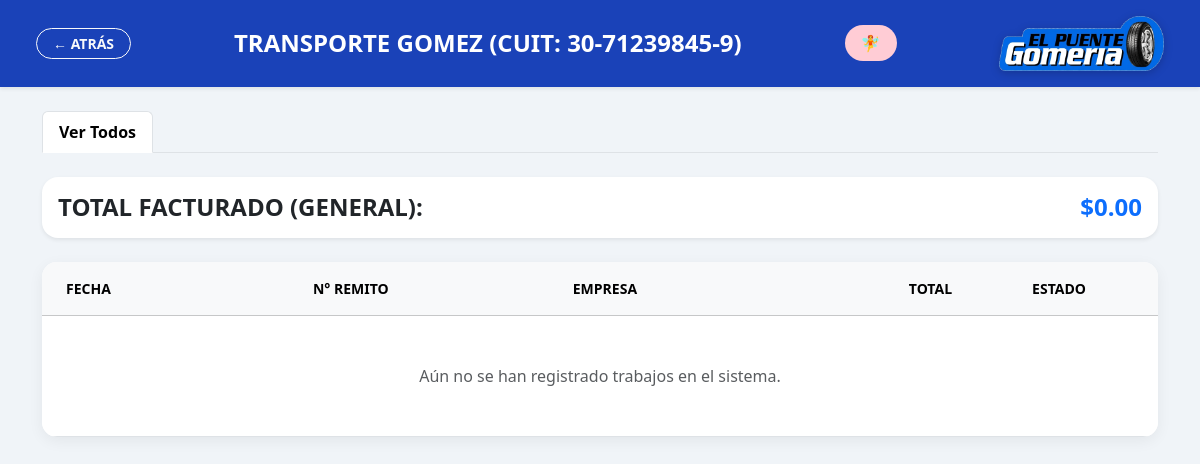
Page /historial-cliente?id_cliente=2 on the earlier database version.
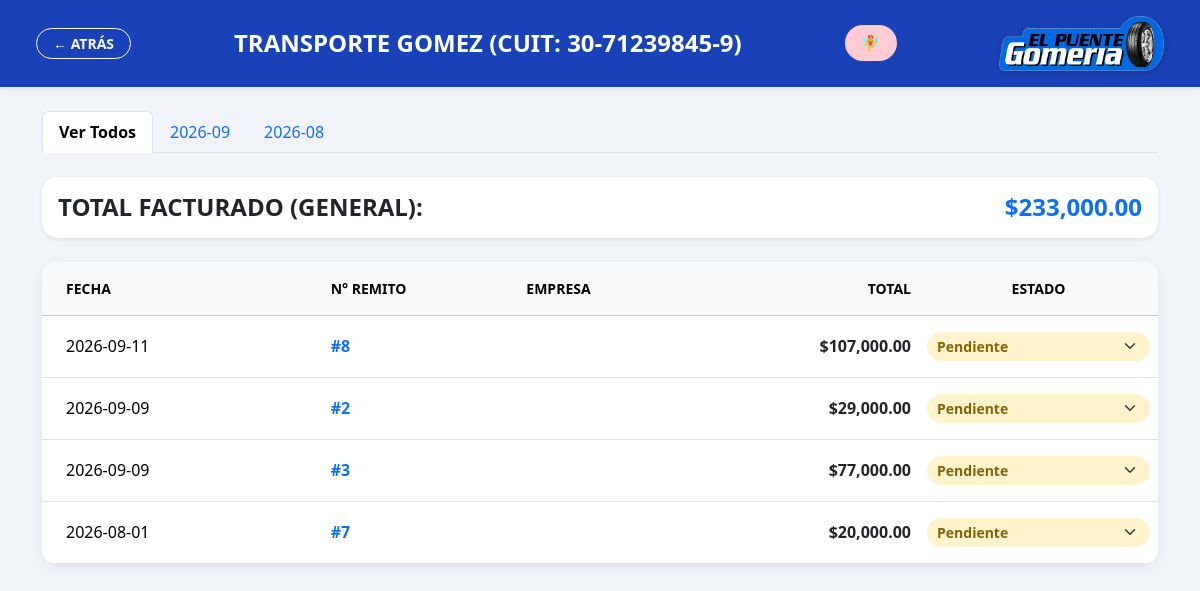
Same page on the later database version.
### tables this page shows
CREATE TABLE clientes (
    id_cliente INTEGER PRIMARY KEY AUTOINCREMENT,
    nom_cli    TEXT NOT NULL,
    cuit       TEXT UNIQUE,
    tel        TEXT,
    mail       TEXT
);

CREATE TABLE trabajos (
    id_trabajo  INTEGER PRIMARY KEY AUTOINCREMENT,
    remito      TEXT NOT NULL UNIQUE,
    fecha       TEXT NOT NULL,
    id_cliente  INTEGER NOT NULL,
    id_vehiculo INTEGER,
    total       REAL NOT NULL DEFAULT 0,
    estado      TEXT NOT NULL DEFAULT 'PENDIENTE',
    FOREIGN KEY (id_cliente) REFERENCES clientes (id_cliente),
    FOREIGN KEY (id_vehiculo) REFERENCES vehiculos (id_vehiculo)
);

### app.py (the view)
@app.route('/historial-cliente')
def historial_cliente():
    id_cliente = request.args.get('id_cliente')
    periodo_seleccionado = request.args.get('periodo', 'todos')
    conexion = obtener_conexion()
    cursor = conexion.cursor()
    cliente = cursor.execute("SELECT id_cliente, nom_cli, cuit FROM clientes WHERE id_cliente = ?", (id_cliente,)).fetchone()
    query = """
        SELECT t.id_trabajo, t.remito, t.fecha, t.total, t.estado,
               GROUP_CONCAT(tar.nom_tar, ', ') AS detalle_tareas
        FROM trabajos t
        LEFT JOIN detalle_trabajos dt ON t.id_trabajo = dt.id_trabajo
        LEFT JOIN tareas tar ON dt.id_tarea = tar.id_tarea
        WHERE t.id_cliente = ?
    """
    parametros = [id_cliente]
    meses_disponibles = cursor.execute("""
        SELECT DISTINCT strftime('%Y-%m', fecha) AS periodo
        FROM trabajos
        WHERE id_cliente = ?
        ORDER BY periodo DESC
    """, (id_cliente,)).fetchall()
    if periodo_seleccionado and periodo_seleccionado != 'todos':
        query += " AND strftime('%Y-%m', t.fecha) = ?"
        parametros.append(periodo_seleccionado)
    query += " GROUP BY t.id_trabajo ORDER BY t.fecha DESC"
    remitos = cursor.execute(query, parametros).fetchall()
    total_mes = sum(r['total'] for r in remitos)
    ids_trabajo = [r['id_trabajo'] for r in remitos]
    detalles_por_trabajo = {}
    if ids_trabajo:
        placeholders = ','.join('?' for _ in ids_trabajo)
        detalles_raw = cursor.execute(f"""
            SELECT dt.id_trabajo, tar.nom_tar, dt.cantidad, dt.subtotal
            FROM detalle_trabajos dt
            JOIN tareas tar ON dt.id_tarea = tar.id_tarea
            WHERE dt.id_trabajo IN ({placeholders})
            ORDER BY dt.id_trabajo
        """, ids_trabajo).fetchall()
        for d in detalles_raw:
            detalles_por_trabajo.setdefault(d['id_trabajo'], []).append(d)
    cursor.close()
    return render_template('historial-cliente.html',
                        cliente=cliente,
                        remitos=remitos,
                        total_mes=total_mes,
                        meses_disponibles=meses_disponibles,
                        detalles_por_trabajo= detalles_por_trabajo,
                        periodo_seleccionado=periodo_seleccionado)

### app.py (called while the page is built)
def obtener_conexion():
    conexion = sqlite3.connect("sg_gomeria.db")
    conexion.row_factory = sqlite3.Row
    conexion.execute("PRAGMA foreign_keys = ON")
    return conexion

### templates/historial-cliente.html (shortened to what this page needs)
<!DOCTYPE html>
<html lang="es">
<head>
    <link href="https://cdn.jsdelivr.net/npm/bootstrap@5.3.3/dist/css/bootstrap.min.css" rel="stylesheet">
    <link rel="stylesheet" href="/static/css/estilos.css">
</head>
<body class="{{ 'modo-milagritos' if milagritos else '' }}">
    <header class="barra-superior py-3 px-4 shadow-sm">
        <div class="container-fluid d-flex justify-content-between align-items-center">
            <a href="{{ url_for('clientes') }}" class="btn btn-sm btn-outline-light px-3 fw-bold rounded-pill">
                &larr; ATRÁS
            </a>
            <h1 class="h4 mb-0 text-uppercase fw-bold letter-spacing-1">
                {{ cliente['nom_cli'] }} (CUIT: {{ cliente['cuit'] }})
            </h1>
            <a href="/toggle-milagritos" class="btn btn-modo-milagritos">
                🧚
            </a>
            <img src="/static/logo.png" alt="Gomería El Puente" class="logo-nav">
        </div>
    </header>
    <main class="container py-4">
        <ul class="nav nav-tabs mb-4">
            <li class="nav-item">
                <a class="nav-link {% if periodo_seleccionado == 'todos' %}active fw-bold{% endif %}"
                href="/historial-cliente?id_cliente={{ cliente['id_cliente'] }}&periodo=todos">
                    Ver Todos
                </a>
            </li>
            {% for m in meses_disponibles %}
            <li class="nav-item">
                <a class="nav-link {% if periodo_seleccionado == m['periodo'] %}active fw-bold{% endif %}"
                href="/historial-cliente?id_cliente={{ cliente['id_cliente'] }}&periodo={{ m['periodo'] }}">
                    {{ m['periodo'] }}
                </a>
            </li>
            {% endfor %}
        </ul>
        <div class="card p-3 bg-white shadow-sm mb-4 border-0 rounded-4">
            <h4 class="mb-0 fw-bold text-dark d-flex justify-content-between align-items-center">
                <span>TOTAL FACTURADO {% if periodo_seleccionado != 'todos' %}({{ periodo_seleccionado }}){% else %}(GENERAL){% endif %}:</span>
                <span class="text-primary">${{ "{:,.2f}".format(total_mes) }}</span>
            </h4>
        </div>
        <div class="tabla-remitos">
            <div class="table-responsive">
                <table class="table table-hover align-middle mb-0">
                    <thead class="table-light">
                        <tr class="text-secondary small text-uppercase">
                            <th class="py-3 px-4">Fecha</th>
                            <th class="py-3">N° Remito</th>
                            <th class="py-3">Empresa</th>
                            <th class="py-3 text-end">Total</th>
                            <th class="py-3 text-center">Estado</th>
                        </tr>
                    </thead>
                    <tbody>
                        {% for r in remitos %}
                        <tr class="fila-remito" onclick="toggleDetalle(this)">
                            <td class="py-3 px-4 fw-medium">{{ r['fecha'] }}</td>
                            <td class="py-3 fw-bold text-primary">#{{ r['remito'] }}</td>
                            <td class="py-3 fw-bold">{{ r['nom_cli'] }}</td>
                            <td class="py-3 text-end fw-bold text-dark fs-6">${{ "{:,.2f}".format(r['total']) }}</td>
                            <td class="py-3 text-center" onclick="event.stopPropagation()">
                                <select class="form-select form-select-sm select-estado
                                            {{ 'select-pendiente' if r['estado']=='PENDIENTE' else ('select-proceso' if r['estado']=='EN PROCESO' else 'select-pagado') }}"
                                        data-id-trabajo="{{ r.id_trabajo }}"
                                        onchange="cambiarEstado(this, this.dataset.idTrabajo)">
                                    <option value="PENDIENTE" {% if r['estado']=='PENDIENTE' %}selected{% endif %}>Pendiente</option>
                                </select>
                            </td>
                        </tr>
                        {% else %}
                        <tr>
                            <td colspan="5" class="text-center py-5 text-muted">
                                Aún no se han registrado trabajos en el sistema.
                            </td>
                        </tr>
                        {% endfor %}
                    </tbody>
                </table>
            </div>
        </div>
    </main>
</body>
</html>

### static/css/estilos.css (style rules this page uses)
.select-estado { border: none; border-radius: 20px; font-weight: 600; padding: 4px 10px; cursor: pointer; }
.select-pendiente { background-color: #fff3cd; color: #856404; }
body { background-color: #f0f4f8; font-family: 'Segoe UI', Tahoma, Geneva, Verdana, sans-serif; }
.barra-superior { background-color: #1a42b8; color: white; }
.tabla-remitos { background-color: white; border-radius: 15px; overflow: hidden; box-shadow: 0 4px 15px rgba(0,0,0,0.06); }
.logo-nav { max-height: 55px; filter: drop-shadow(0 2px 4px rgba(0,0,0,0.2)); }
.fila-remito { cursor: pointer; }
.btn-modo-milagritos { border-radius: 50px; border: none; background-color: #ffccd5; color: #7a2e46; font-weight: bold; padding: 6px 16px; transition: all 0.2s ease; text-decoration: none; }

Differences in the rows shown:
added trabajos: fecha "2026-09-11", remito "8", total "107,000.00", estado+id_trabajo "Pendiente"
added trabajos: fecha "2026-09-09", remito "2", total "29,000.00", estado+id_trabajo "Pendiente"
added trabajos: fecha "2026-09-09", remito "3", total "77,000.00", estado+id_trabajo "Pendiente"
added trabajos: fecha "2026-08-01", remito "7", total "20,000.00", estado+id_trabajo "Pendiente"
Other differences:
{{ "{:,.2f}".format(total_mes) }}: "0.00" → "233,000.00"
new list line: "2026-09"
new list line: "2026-08"
text no longer shown: "Aún no se han registrado trabajos en el sistema."
